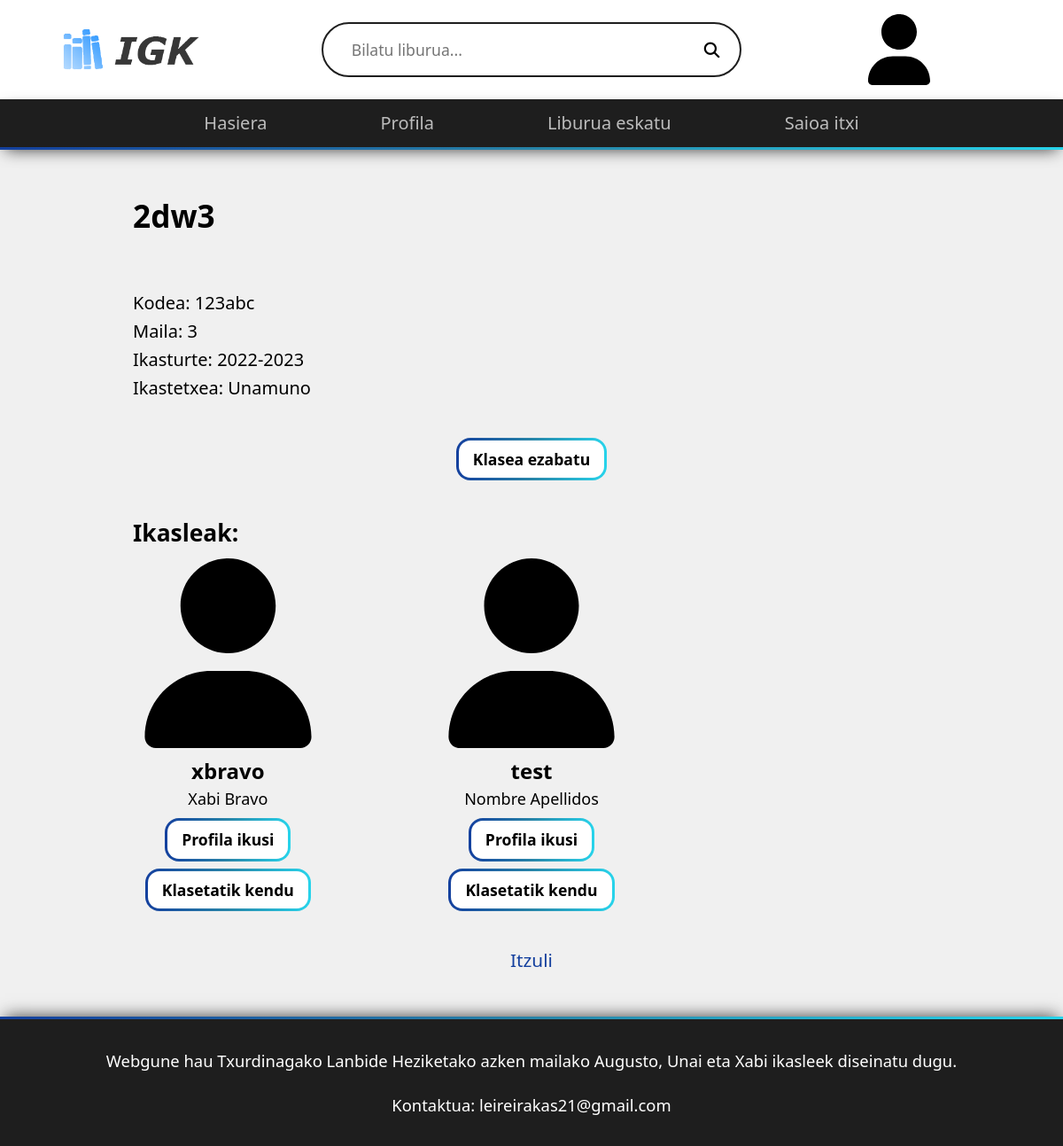
Before: /klasea/123abc (signed in) with the older database file.
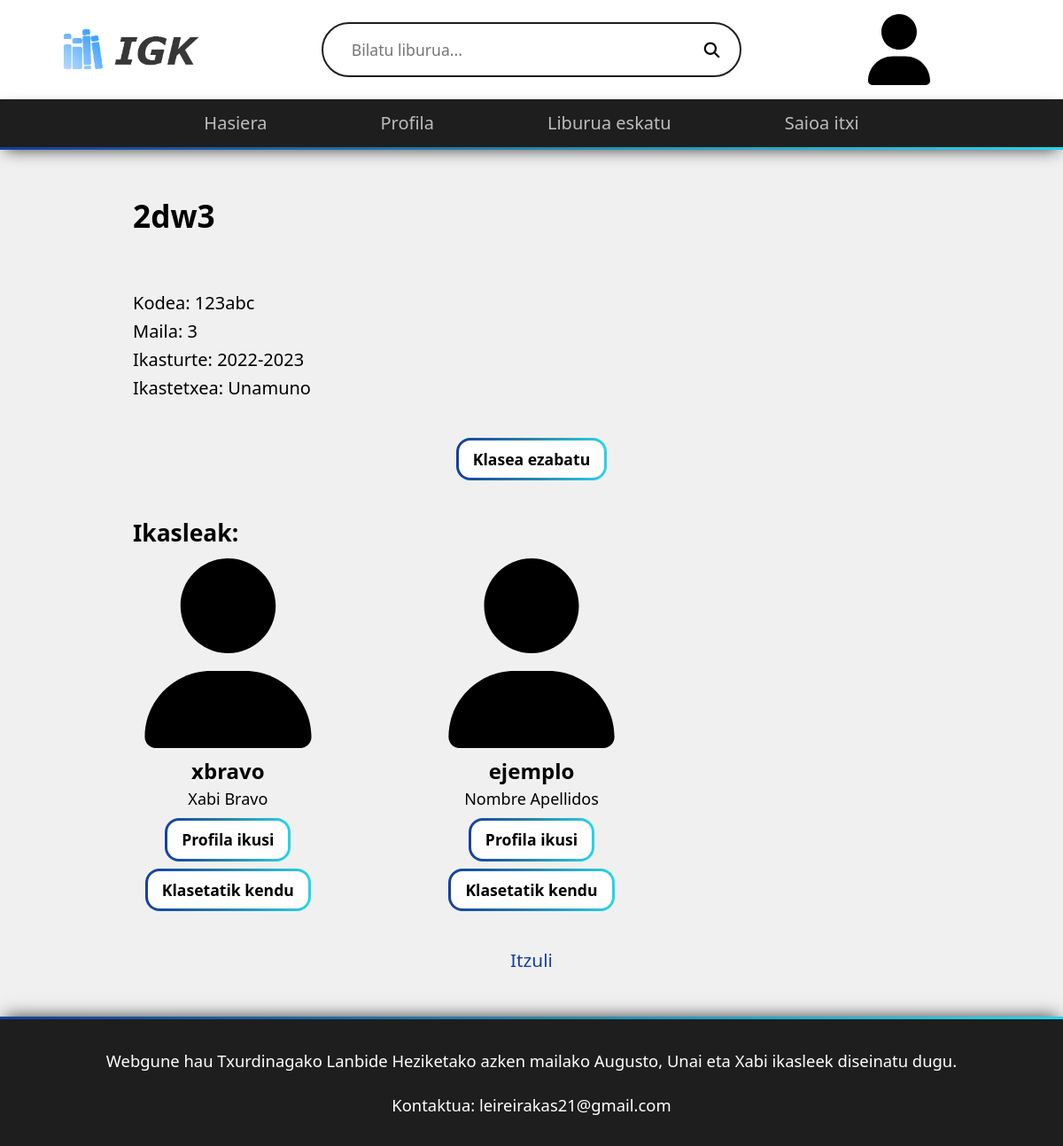
After: the same page with the newer database file.
### tables this page shows
create table if not exists profesor_clase (
  id_profesor int unsigned not null,
  cod_clase char(8) not null,
  primary key (id_profesor, cod_clase),
  foreign key (id_profesor) references cuenta(id) on delete cascade,
  foreign key (cod_clase) references clase(cod) on delete cascade
);

create table if not exists clase (
  cod char(6) primary key,
  nombre varchar(30) not null,
  nivel tinyint(1) not null,
  curso char(9) not null,
  id_centro int unsigned not null,
  foreign key (id_centro) references centro(id) on delete restrict
);

create table if not exists centro (
  id int unsigned auto_increment primary key,
  nombre varchar(60) not null
);

create table if not exists cuenta (
  id int unsigned auto_increment primary key,
  nombre varchar(50) not null,
  apellido varchar(50) not null,
  apodo varchar(20) unique not null,
  rol enum('Admin', 'Irakasle', 'Ikasle') not null,
  activo boolean default false not null,
  pass varchar(100) not null,
  fecha_nacimiento date not null,
  correo varchar(100) not null,
  tel char(9),
  cod_clase char(8),
  id_centro int unsigned not null,
  foreign key (cod_clase) references clase(cod) on delete restrict,
  foreign key (id_centro) references centro(id) on delete restrict
);

### public/index.php (called while the page is built, shortened)
<?php
$url = parse_url($_SERVER['REQUEST_URI']);
$page =  array_slice(array_filter(explode('/', strtolower($url['path']))), 0);
$ruta_elegida = '';
$cantidadSecciones = count($page);
if ($cantidadSecciones === 1) {
  $ruta_elegida = '../views/' . $page[0] . '.php';
} else if ($cantidadSecciones === 2) {
  if (in_array($page[0], ['liburua', 'iritzia', 'profila', 'klasea'])) {
    $ruta_elegida = '../views/' . $page[0] . '.php';
  } else if ($page[0] === 'sortu') {
    $ruta_elegida = '../views/' . $page[0] . '.php';
    $tipoUsuario = $page[1];
  }
} else if ($cantidadSecciones === 3 && $page[0] !== 'bilaketa') {
  if (in_array($page[0], ['liburua', 'iritzia', 'iritzi', 'erantzun', 'profila', 'klasea'])) {
    $id = $page[1];
    if (in_array($page[2], ['iritzi', 'erantzun', 'hizkuntza-igo', 'klasea'])) {
      $ruta_elegida = '../views/' . $page[2] . '.php';
    } else if (($page[0] !== 'iritzia' && in_array($page[2], ['aldatu', 'ezabatu', 'eskaera']))
      || in_array($page[0], ['liburua', 'profila', 'hizkuntza-igo']) && in_array($page[2], ['onartu', 'ukatu', 'kendu'])
    ) {
      $ruta_elegida = '../views/' . $page[0] . '.php';
      $busqueda = $page[1];
      $accion = $page[2];
    }
  }
} else if ($cantidadSecciones === 3 && $page[0] === 'bilaketa' && intval($page[2]) > 0) {
  $ruta_elegida = '../views/' . $page[0] . '.php';
  $busqueda = $page[1];
  $pagina = intval($page[2]);
}
include_once $ruta_elegida;

### modules/select.php (the view, shortened to what this page needs)
<?php
function buscarAlumnos($clase): array
{
  include '../modules/db-config.php';
  $alumnos = $pdo->prepare(
    'SELECT * FROM cuenta
      WHERE rol = "Ikasle"
        AND activo = 1
        AND cod_clase = :cod_clase;'
  );
  $alumnos->execute(['cod_clase' => $clase]);
  return $alumnos->fetchAll();
}
function agregarAlumnos($alumnos): void
{
?>
  <section class="listado-alumnos">
    <h2 id="ikasleak">Ikasleak:</h2>
    <div class="grid" id="alumnos">
      <?php
      foreach ($alumnos as $alumno) {
        $url = '/profila/' . $alumno['apodo'];
      ?>
        <article class="flex-center-col cuenta">
          <a href="<?php echo $url ?>" class="cuenta__foto">
            <?php
            $rutaImagen = '../public/src/img/profila/' . $alumno['id'] .  '.png';
            if (!file_exists($rutaImagen)) $rutaImagen = '/src/img/profila/default.svg';
            ?>
            <img src="<?php echo str_replace('../public', '', $rutaImagen) ?>" alt="<?php echo $alumno['apodo'] ?> profila" class="foto-perfil">
          </a>
          <div class="flex-center-col cuenta__texto">
            <a href="<?php echo $url ?>" class="cuenta__apodo">
              <?php echo $alumno['apodo'] ?>
            </a>
            <a href="<?php echo $url ?>" class="cuenta__nombre">
              <?php echo $alumno['nombre'] . ' ' . $alumno['apellido'] ?>
            </a>
          </div>
          <div class="flex-center-col botones">
            <a href="/profila/<?php echo $alumno['apodo'] ?>" class="btn">Profila ikusi</a>
            <a href="/profila/<?php echo $alumno['apodo'] ?>/kendu" class="btn">Klasetatik kendu</a>
          </div>
        </article>
      <?php
      }
      ?>
    </div>
  </section>
<?php
}
?>

### views/klasea.php (shortened to what this page needs)
<!DOCTYPE html>
<html lang='eu'>
<?php
include_once '../modules/db-config.php';
$clase = $pdo->prepare(
  'SELECT *
    FROM clase c JOIN profesor_clase pc ON c.cod = pc.cod_clase
    WHERE cod = :cod;'
);
$clase->execute(['cod' => $busqueda]);
$clase = $clase->fetch();
include_once '../modules/select.php';
include_once '../templates/head.php';
agregarHead($clase['nombre'] . ' | IGKluba');
?>
<body>
  <?php
  include_once '../templates/header.php';
  headerGeneral();
  ?>
  <main class="flex-stretch-col" id="main-clase">
    <h1><?php echo $clase['nombre'] ?></h1>
    <section id="datos">
      <p><span>Kodea</span>: <?php echo $clase['cod'] ?></p>
      <p><span>Maila</span>: <?php echo $clase['nivel'] ?></p>
      <p><span>Ikasturte</span>: <?php echo $clase['curso'] ?></p>
      <?php
      $centro = $pdo->prepare('SELECT nombre FROM centro WHERE id = :id;');
      $centro->execute(['id' => $clase['id_centro']]);
      $centro = $centro->fetch();
      ?>
      <p><span>Ikastetxea</span>: <?php echo $centro['nombre'] ?></p>
    </section>
    <a href="/klasea/<?php echo $clase['cod'] ?>/ezabatu" class="btn">Klasea ezabatu</a>
    <?php
    $alumnos = buscarAlumnos($clase['cod']);
    if (count($alumnos) > 0) agregarAlumnos($alumnos);
    ?>
    <a href="/profila#klaseak" class="volver">Itzuli</a>
  </main>
  <?php
  include_once '../templates/footer.php';
  agregarFooter();
  ?>
</body>
</html>

### templates/head.php (shortened to what this page needs)
<?php
function agregarHead(String $title = 'IGKluba', String $archivoJS = '')
{
?>
  <head>
    <link rel="stylesheet" href="https://rsms.me/inter/inter.css">
    <link rel="stylesheet" href="https://cdnjs.cloudflare.com/ajax/libs/font-awesome/6.2.0/css/all.min.css" />
    <link rel='stylesheet' href='/src/style.css' />
  </head>
<?php } ?>

### templates/header.php
<?php
function headerGeneral(String $valueBusqueda = ''): void
{
?>
  <header class="flex-space-between-row">
    <div>
      <a href="/naugusia">
        <picture>
          <source srcset="/src/img/logo-sin-texto.png" media="(max-width: 40em)">
          <img src="/src/img/logo.png" alt="Logo IGKluba">
        </picture>
      </a>
    </div>
    <form id="buscador" action="/bilaketa" method="POST" class="flex-center-row">
      <input id="busqueda" type="search" name="busqueda" placeholder="Bilatu liburua..." value="<?php echo $valueBusqueda ?>">
      <button id="buscar" type="submit"><i class="fa-solid fa-magnifying-glass"></i></button>
    </form>
    <div id="header-perfil">
      <a href="/profila">
        <?php
        $rutaImagen = '/src/img/profila/' . $_SESSION['usr']['id'] .  '.png';
        if (!file_exists('../public' . $rutaImagen)) $rutaImagen = '/src/img/profila/default.svg';
        ?>
        <img src="<?php echo $rutaImagen ?>" alt="Profileko argazkia" class="foto-perfil">
      </a>
    </div>
  </header>
  <nav id="nav-general">
    <ul class="flex-center-row">
      <li><a href="/nagusia">Hasiera</a></li>
      <li><a href="/profila">Profila</a></li>
      <li><a href="/liburua-igo">Liburua <?php echo $_SESSION['usr']['rol'] === 'Admin' ? 'igo' : 'eskatu' ?></a></li>
      <li><a href="/itxi" id="logout">Saioa itxi</a></li>
    </ul>
  </nav>
<?php
}

### templates/footer.php (shortened to what this page needs)
<?php
function agregarFooter($agregarFooterMovil = true): void
{
?>
  <footer class="flex-center-col" id="footer-general">
    <p>Webgune hau Txurdinagako Lanbide Heziketako azken mailako Augusto, Unai eta Xabi ikasleek diseinatu dugu.</p>
    <p>Kontaktua: <a href="mailto:leireirakas21@gmail.com">leireirakas21@gmail.com</a></p>
  </footer>
<?php
}

### public/src/style.css (style rules this page uses)
:root { --clr-fondo: #f0f0f0; --clr-transparente: #00000000; --clr-acento: #14409e; --clr-acento-transparente: #14409e8b; --clr-error: #ff3232; --clr-enlace: #807c7c; --clr-gris-claro: #d9d9d9; --clr-gris-oscuro: #1e1e1e; --clr-negro: #000000; --clr-blanco: #ffffff; --clr-gradiente-inicial: var(--clr-acento); --clr-gradiente-central: #2784a8; --clr-gradiente-final: #27d4eb; --gradiente: linear-gradient(to right, var(--clr-gradiente-inicial), var(--clr-gradiente-central), var(--clr-gradiente-final)); --outline: var(--clr-acento) solid 0.3125rem; --outline-error: var(--clr-error) solid 0.3125rem; --borde-gradiente-radius: linear-gradient(var(--clr-blanco), var(--clr-blanco)) padding-box, var(--gradiente) border-box; --sombra-alrededor-suave: 0 0 1.125rem -0.375rem rgba(0, 0, 0, 0.35); --sombra-alrededor: 0 0 1.125rem -0.375rem rgba(0, 0, 0, 0.75); --sombra-superior: 0 -0.375rem 1.125rem -0.375rem rgba(0, 0, 0, 0.75); --sombra-inferior: 0 0.375rem 1.125rem -0.375rem rgba(0, 0, 0, 0.75); --transicion-rapida: 100ms ease-in-out; --transicion: 200ms ease-in-out; --max-columnas: 4; font-family: 'Inter', system-ui, sans-serif; }

Changed rows visible on the page:
changed cuenta "Nombre": apodo "test" → "ejemplo"
